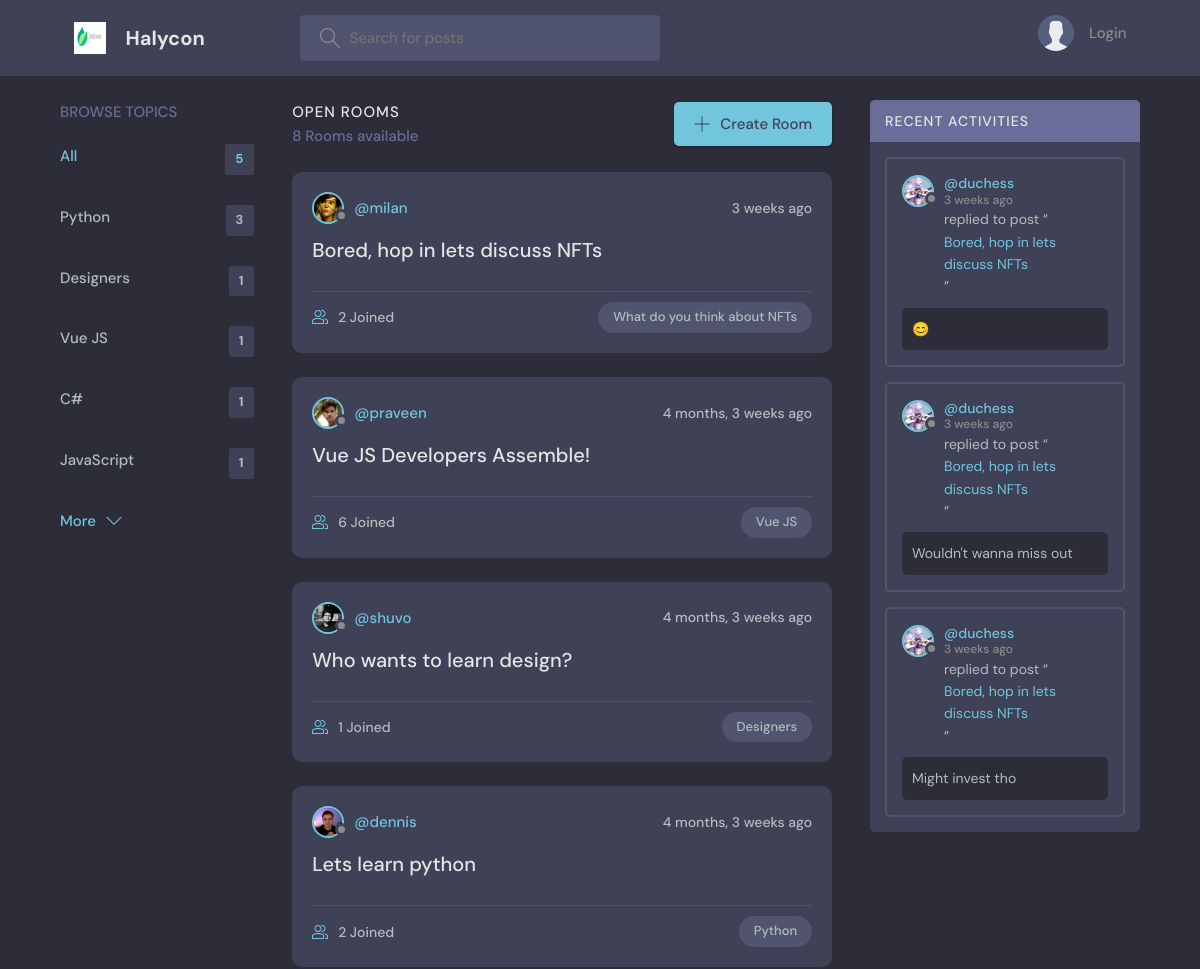
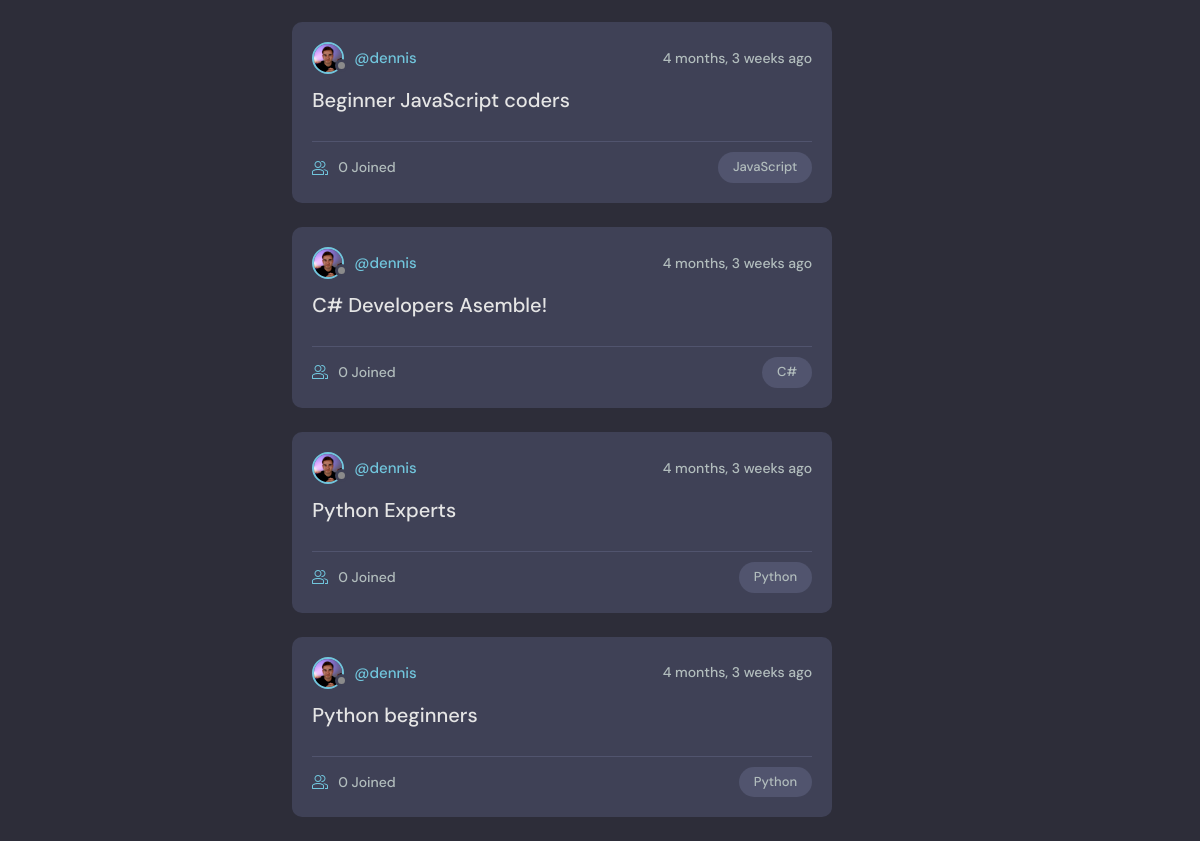
The page / on the database its author committed (2 pictures, top to bottom).
### base/models.py (models this page shows, shortened)
class Topic(models.Model):
    name = models.CharField(max_length=200)

class Room(models.Model):
    host = models.ForeignKey(User, on_delete=models.SET_NULL, null=True)
    topic = models.ForeignKey(Topic, on_delete=models.SET_NULL, null=True)
    name = models.CharField(max_length=200)
    description = models.TextField(null=True, blank=True)
    participants = models.ManyToManyField(
        User, related_name='participants', blank=True)
    updated = models.DateTimeField(auto_now=True)
    created = models.DateTimeField(auto_now_add=True)
    class Meta:
        ordering = ['-updated', '-created']
    def __str__(self):
        return self.name

class User(AbstractUser):
    name = models.CharField(max_length=200, null=True)
    email = models.EmailField(unique=True, null=True)
    bio = models.TextField(null=True)
    avatar = models.ImageField(null=True, default="avatar.svg")
    USERNAME_FIELD = 'email'
    REQUIRED_FIELDS = []

class Message(models.Model):
    user = models.ForeignKey(User, on_delete=models.CASCADE)
    room = models.ForeignKey(Room, on_delete=models.CASCADE)
    body = models.TextField()
    updated = models.DateTimeField(auto_now=True)
    created = models.DateTimeField(auto_now_add=True)
    class Meta:
        ordering = ['-updated', '-created']

### base/views.py (the view)
# urls.py: path('', views.home, name="home"),
def home(request):
    q = request.GET.get('q') if request.GET.get('q') != None else ''
    rooms = Room.objects.filter(
        Q(topic__name__icontains=q) |
        Q(name__icontains=q) |
        Q(description__icontains=q)
    )
    topics = Topic.objects.all()[0:5]
    room_count = rooms.count()
    room_messages = Message.objects.filter(
        Q(room__topic__name__icontains=q))[0:3]
    context = {'rooms': rooms, 'topics': topics,
               'room_count': room_count, 'room_messages': room_messages}
    return render(request, 'base/home.html', context)

### base/templates/base/home.html (shortened to what this page needs)
{% extends 'main.html' %}
{% block content %}
<main class="layout layout--3">
  <div class="container">
    {% include 'base/topics_component.html' %}
    <div class="roomList">
      <div class="roomList__header">
        <div>
          <h2>Open Rooms</h2>
          <p>{{room_count}} Rooms available</p>
        </div>
        <a class="btn btn--main" href="{% url 'create-room' %}">
          <svg version="1.1" xmlns="http://www.w3.org/2000/svg" width="32" height="32" viewBox="0 0 32 32">
            <title>add</title>
            <path
              d="M16.943 0.943h-1.885v14.115h-14.115v1.885h14.115v14.115h1.885v-14.115h14.115v-1.885h-14.115v-14.115z">
            </path>
          </svg>
          Create Room
        </a>
      </div>
      {% include 'base/feed_component.html' %}
    </div>
    {% include 'base/activity_component.html' %}
  </div>
</main>
{% endblock %}

### base/templates/base/topics_component.html
<div class="topics">
    <div class="topics__header">
        <h2>Browse Topics</h2>
    </div>
    <ul class="topics__list">
        <li>
            <a href="{% url 'home' %}" class="active">All <span>{{topics.count}}</span></a>
        </li>
        {% for topic in topics %}
        <li>
            <a href="{% url 'home' %}?q={{topic.name}}">{{topic.name}}<span>{{topic.room_set.all.count}}</span></a>
        </li>
        {% endfor %}
    </ul>
    <a class="btn btn--link" href="{% url 'topics' %}">
        More
        <svg version="1.1" xmlns="http://www.w3.org/2000/svg" width="32" height="32" viewBox="0 0 32 32">
            <title>chevron-down</title>
            <path d="M16 21l-13-13h-3l16 16 16-16h-3l-13 13z"></path>
        </svg>
    </a>
</div>

### base/templates/base/feed_component.html (shortened to what this page needs)
{% for room in rooms %}
<div class="roomListRoom">
    <div class="roomListRoom__header">
        <a href="{% url 'user-profile' room.host.id %}" class="roomListRoom__author">
            <div class="avatar avatar--small">
                <img src="{{room.host.avatar.url}}" />
            </div>
            <span>@{{room.host.username}}</span>
        </a>
        <div class="roomListRoom__actions">
            <span>{{room.created|timesince}} ago</span>
        </div>
    </div>
    <div class="roomListRoom__content">
        <a href="{% url 'room' room.id %}">{{room.name}}</a>
    </div>
    <div class="roomListRoom__meta">
        <a href="{% url 'room' room.id %}" class="roomListRoom__joined">
            {{room.participants.all.count}} Joined
        </a>
        <p class="roomListRoom__topic">{{room.topic.name}}</p>
    </div>
</div>
{% endfor %}

### base/templates/base/activity_component.html (shortened to what this page needs)
<div class="activities">
    <div class="activities__header">
        <h2>Recent Activities</h2>
    </div>
    {% for message in room_messages %}
    <div class="activities__box">
        <div class="activities__boxHeader roomListRoom__header">
            <a href="{% url 'user-profile' message.user.id %}" class="roomListRoom__author">
                <div class="avatar avatar--small">
                    <img src="{{message.user.avatar.url}}" />
                </div>
                <p>
                    @{{message.user.username}}
                    <span>{{message.created|timesince}} ago</span>
                </p>
            </a>
        </div>
        <div class="activities__boxContent">
            <p>replied to post “<a href="{% url 'room' message.room.id %}">{{message.room}}</a>”</p>
            <div class="activities__boxRoomContent">{{message.body}}</div>
        </div>
    </div>
    {% endfor %}
</div>

### rows shown on the page
Topic: name "Python", room_set.all.count "3"
Topic: name "Designers", room_set.all.count "1"
Topic: name "Vue JS", room_set.all.count "1"
Topic: name "C#", room_set.all.count "1"
Topic: name "JavaScript", room_set.all.count "1"
Room: host.avatar (picture), host.username "milan", created "3 weeks", name "Bored, hop in lets discuss NFTs", participants.all.count "2", topic.name "What do you think about NFTs"
Room: host.avatar (picture), host.username "praveen", created "4 months, 3 weeks", name "Vue JS Developers Assemble!", participants.all.count "6", topic.name "Vue JS"
Room: host.avatar (picture), host.username "shuvo", created "4 months, 3 weeks", name "Who wants to learn design?", participants.all.count "1", topic.name "Designers"
Room: host.avatar (picture), host.username "dennis", created "4 months, 3 weeks", name "Lets learn python", participants.all.count "2", topic.name "Python"
Room: host.avatar (picture), host.username "dennis", created "4 months, 3 weeks", name "Beginner JavaScript coders", participants.all.count "0", topic.name "JavaScript"
Room: host.avatar (picture), host.username "dennis", created "4 months, 3 weeks", name "C# Developers Asemble!", participants.all.count "0", topic.name "C#"
Room: host.avatar (picture), host.username "dennis", created "4 months, 3 weeks", name "Python Experts", participants.all.count "0", topic.name "Python"
Room: host.avatar (picture), host.username "dennis", created "4 months, 3 weeks", name "Python beginners", participants.all.count "0", topic.name "Python"
Message: user.avatar (picture), user.username "duchess", created "3 weeks", room "Bored, hop in lets discuss NFTs", body "😊"
Message: user.avatar (picture), user.username "duchess", created "3 weeks", room "Bored, hop in lets discuss NFTs", body "Wouldn't wanna miss out"
Message: user.avatar (picture), user.username "duchess", created "3 weeks", room "Bored, hop in lets discuss NFTs", body "Might invest tho"

### other values the page prints
{{ topics.count }} "5"
{{ room_count }} "8"
